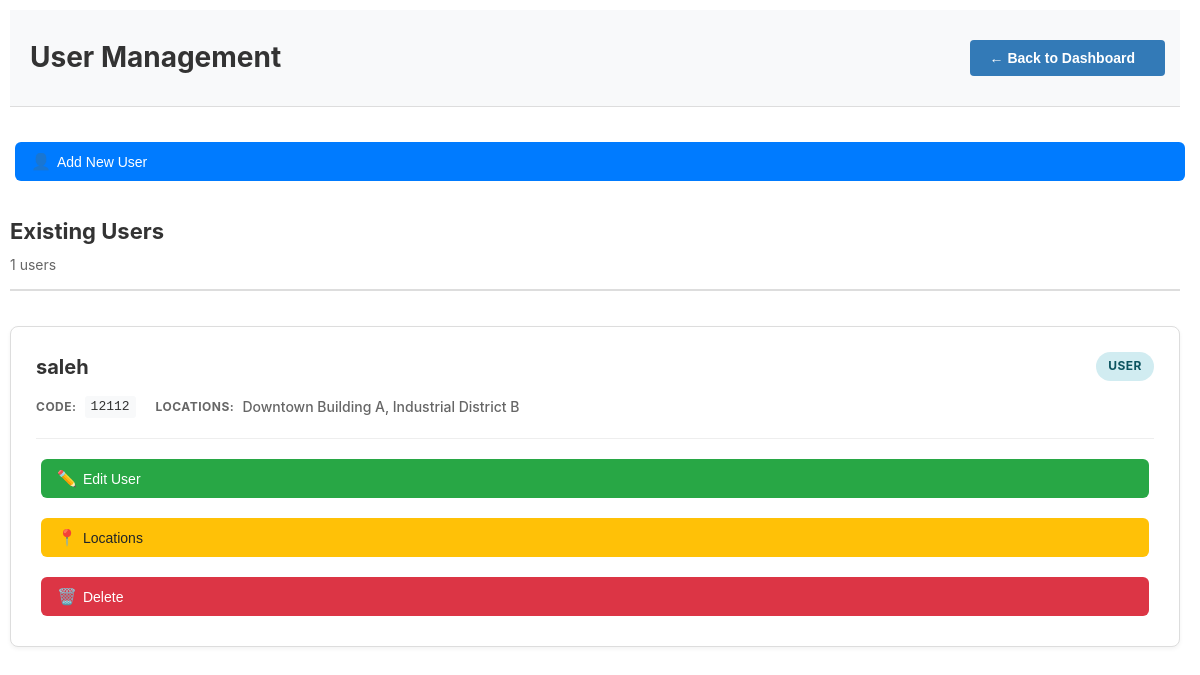
Screenshot of /app/admin/users.php (signed in) with the database file from the repository.
### tables this page shows
CREATE TABLE `fict_users` (
  `fu_code` varchar(11) NOT NULL,
  `fu_username` varchar(150) DEFAULT NULL,
  `fu_role` varchar(150) DEFAULT NULL,
  `fu_password` varchar(200) DEFAULT NULL,
  `fu_rep_manager` varchar(100) DEFAULT NULL,
  `fu_location` varchar(10) DEFAULT NULL,
  `fu_cre_by` varchar(100) DEFAULT NULL,
  `fu_cre_date` date DEFAULT NULL,
  `fu_remarks` varchar(2000) DEFAULT NULL
);

### app/admin/users.php (the view, shortened to what this page needs)
<?php
$pdo = db_connect();
$users = [];
try {
    $stmt = $pdo->query("
        SELECT u.*, GROUP_CONCAT(DISTINCT l.flo_address SEPARATOR ', ') as assigned_locations,
               GROUP_CONCAT(DISTINCT ula.ula_location_code SEPARATOR ',') as location_codes
        FROM fict_users u
        LEFT JOIN fict_user_locations ula ON u.fu_code = ula.ula_user_code AND ula.ula_status = 'active'
        LEFT JOIN fict_location l ON ula.ula_location_code = l.flo_code
        GROUP BY u.fu_code
        ORDER BY u.fu_username
    ");
    $users = $stmt->fetchAll(PDO::FETCH_ASSOC);
} catch (Exception $e) {
    $message = "Error fetching users: " . $e->getMessage();
}
?>
<!doctype html>
<html>
<head>
    <link rel="stylesheet" type="text/css" href="../css/optimized.css">
    <link rel="stylesheet" type="text/css" href="../css/admin.css">
</head>
<body>
<div class="content">
    <div class="row">
        <div class="col-xs-12">
            <div class="admin-header">
                <h1>User Management</h1>
                <div class="admin-actions">
                    <button type="button" class="btn btn-secondary" onclick="go_to_page('dashboard.php');">← Back to Dashboard</button>
                </div>
            </div>
        </div>
    </div>
    <div class="row">
        <div class="col-xs-12">
            <div class="action-buttons">
                <button type="button" class="btn btn-primary btn-add" onclick="toggleSection('add-user-section');">
                    <span class="btn-icon">👤</span>
                    <span class="btn-label">Add New User</span>
                </button>
            </div>
        </div>
    </div>
    <div class="row">
        <div class="col-xs-12">
            <div class="section-title">
                <div class="title-text">Existing Users</div>
                <div class="title-count"><?php echo count($users); ?> users</div>
            </div>
        </div>
    </div>
    <?php foreach ($users as $user): ?>
    <div class="row">
        <div class="col-xs-12">
            <div class="user-card">
                <div class="user-header">
                    <div class="user-title">
                        <h3 class="user-name"><?php echo htmlspecialchars($user['fu_username']); ?></h3>
                        <span class="user-badge role-<?php echo strtolower($user['fu_role']); ?>">
                            <?php echo htmlspecialchars($user['fu_role']); ?>
                        </span>
                    </div>
                    <div class="user-meta">
                        <span class="meta-item">
                            <span class="meta-label">Code:</span>
                            <span class="meta-value code"><?php echo htmlspecialchars($user['fu_code']); ?></span>
                        </span>
                        <span class="meta-item">
                            <span class="meta-label">Locations:</span>
                            <span class="meta-value locations"><?php echo $user['assigned_locations'] ?: 'None assigned'; ?></span>
                        </span>
                    </div>
                </div>
                <div class="user-actions">
                    <button type="button" class="btn btn-edit"
                            onclick="toggleEditForm('<?php echo $user['fu_code']; ?>');">
                        <span class="btn-icon">✏️</span> Edit User
                    </button>
                    <button type="button" class="btn btn-locations"
                            onclick="toggleLocationForm('<?php echo $user['fu_code']; ?>');">
                        <span class="btn-icon">📍</span> Locations
                    </button>
                    <button type="button" class="btn btn-delete"
                            onclick="deleteUser('<?php echo $user['fu_code']; ?>', '<?php echo addslashes($user['fu_username']); ?>');">
                        <span class="btn-icon">🗑️</span> Delete
                    </button>
                </div>
            </div>
        </div>
    </div>
    <?php endforeach; ?>
</div>
</body>
</html>

### app/css/optimized.css (style rules this page uses)
* { box-sizing: border-box; }
html, body { height: 100%; margin: 0; padding: 0; font-family: -apple-system, BlinkMacSystemFont, "Segoe UI", Roboto, sans-serif; font-size: 14px; line-height: 1.4; color: #333; background: #fff; }
.content, .content-wrapper { min-height: 100vh; padding: 10px; max-width: 100%; margin: 0; }
.row { display: flex; flex-wrap: wrap; margin: 0 -5px; width: 100%; }
.col-xs-12, .col-lg-6, .col-xs-6 { padding: 0 5px; width: 100%; flex: 1; }
.btn { display: inline-block; padding: 12px 20px; margin: 5px; border: 1px solid #ddd; border-radius: 4px; background: #fff; color: #333; text-decoration: none; cursor: pointer; font-size: 14px; font-weight: 500; transition: all 0.2s ease; width: 100%; text-align: center; }
.btn-primary { background: #007bff; color: white; border-color: #007bff; }
.admin-header { padding: 15px 10px; background: #f8f9fa; border-bottom: 1px solid #dee2e6; margin-bottom: 20px; }
.admin-header h1 { margin: 0; font-size: 22px; font-weight: bold; color: #333; }
.user-card, .location-card { background: #fff; border: 1px solid #dee2e6; padding: 15px; margin-bottom: 15px; border-radius: 4px; }

### app/css/admin.css (style rules this page uses)
.admin-header { background: #f8f9fa; padding: 15px; border-bottom: 1px solid #dee2e6; margin-bottom: 20px; }
.admin-header h1 { margin: 0; font-size: 22px; font-weight: bold; }
.user-card, .location-card { background: #fff; border: 1px solid #dee2e6; padding: 20px; margin-bottom: 15px; border-radius: 6px; transition: box-shadow 0.2s ease; }
.user-title, .location-title { display: flex; align-items: center; justify-content: space-between; margin-bottom: 15px; flex-wrap: wrap; }
.user-name, .location-name { font-size: 18px; font-weight: bold; margin: 0; }
.user-badge, .location-badge { padding: 4px 8px; border-radius: 12px; font-size: 11px; font-weight: bold; text-transform: uppercase; }
.user-meta, .location-meta { display: flex; gap: 15px; margin-bottom: 15px; flex-wrap: wrap; }
.meta-label { font-size: 11px; font-weight: bold; color: #666; text-transform: uppercase; }
.meta-value { font-size: 13px; color: #333; }
.meta-value.code { font-family: monospace; background: #f8f9fa; padding: 2px 4px; border-radius: 3px; }
.user-actions, .location-actions { display: flex; gap: 8px; flex-wrap: wrap; border-top: 1px solid #eee; padding-top: 15px; }
.btn-edit { background: #28a745; color: white; }
.btn-locations { background: #ffc107; color: #212529; }
.btn-delete { background: #dc3545; color: white; }

### rows the page displays
fict_users: fu_username "saleh", fu_role "USER", fu_code "12112", assigned_locations "Downtown Building A, Industrial District B"

### other values shown
count($users) "1"
